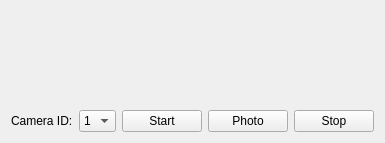
<?xml version="1.0" encoding="UTF-8"?>
<ui version="4.0">
 <class>CamerasWidget</class>
 <widget class="QWidget" name="CamerasWidget">
  <property name="geometry">
   <rect>
    <x>0</x>
    <y>0</y>
    <width>294</width>
    <height>143</height>
   </rect>
  </property>
  <property name="windowTitle">
   <string>Form</string>
  </property>
  <layout class="QGridLayout" name="gridLayout">
   <item row="3" column="3">
    <widget class="QPushButton" name="stopStreamButton">
     <property name="text">
      <string>Stop</string>
     </property>
    </widget>
   </item>
   <item row="3" column="0">
    <layout class="QHBoxLayout" name="horizontalLayout">
     <item>
      <widget class="QLabel" name="label">
       <property name="text">
        <string>Camera ID:</string>
       </property>
      </widget>
     </item>
     <item>
      <widget class="QComboBox" name="idBox">
       <item>
        <property name="text">
         <string>1</string>
        </property>
       </item>
       <item>
        <property name="text">
         <string>2</string>
        </property>
       </item>
      </widget>
     </item>
     <item>
      <spacer name="horizontalSpacer">
       <property name="orientation">
        <enum>Qt::Horizontal</enum>
       </property>
       <property name="sizeHint" stdset="0">
        <size>
         <width>40</width>
         <height>20</height>
        </size>
       </property>
      </spacer>
     </item>
    </layout>
   </item>
   <item row="3" column="1">
    <widget class="QPushButton" name="startStreamButton">
     <property name="text">
      <string>Start</string>
     </property>
    </widget>
   </item>
   <item row="0" column="0" colspan="4">
    <widget class="QLabel" name="image">
     <property name="text">
      <string/>
     </property>
     <property name="alignment">
      <set>Qt::AlignCenter</set>
     </property>
    </widget>
   </item>
   <item row="3" column="2">
    <widget class="QPushButton" name="makePhotoButton">
     <property name="text">
      <string>Photo</string>
     </property>
    </widget>
   </item>
  </layout>
 </widget>
 <resources/>
 <connections/>
</ui>
